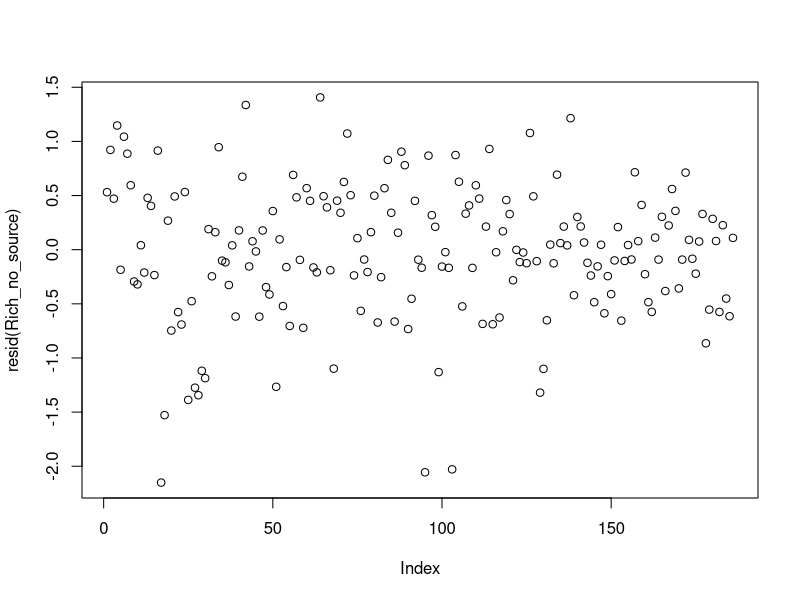
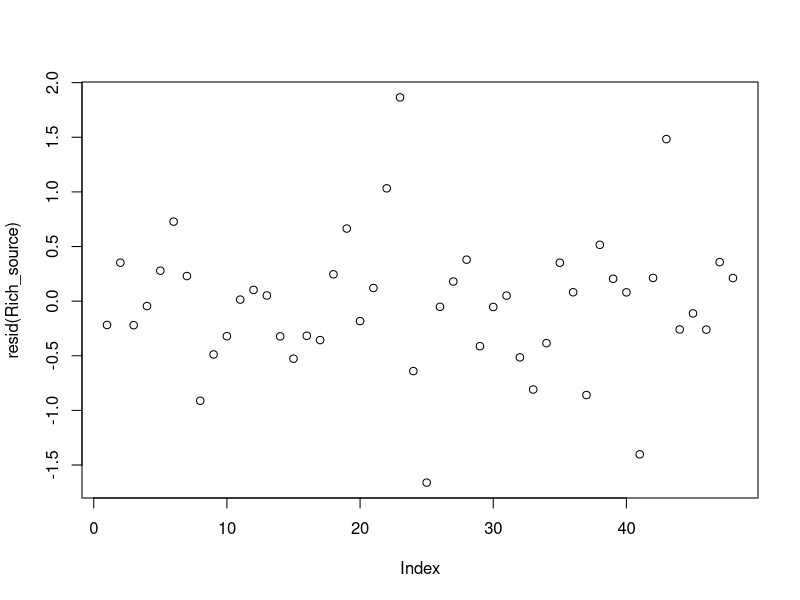
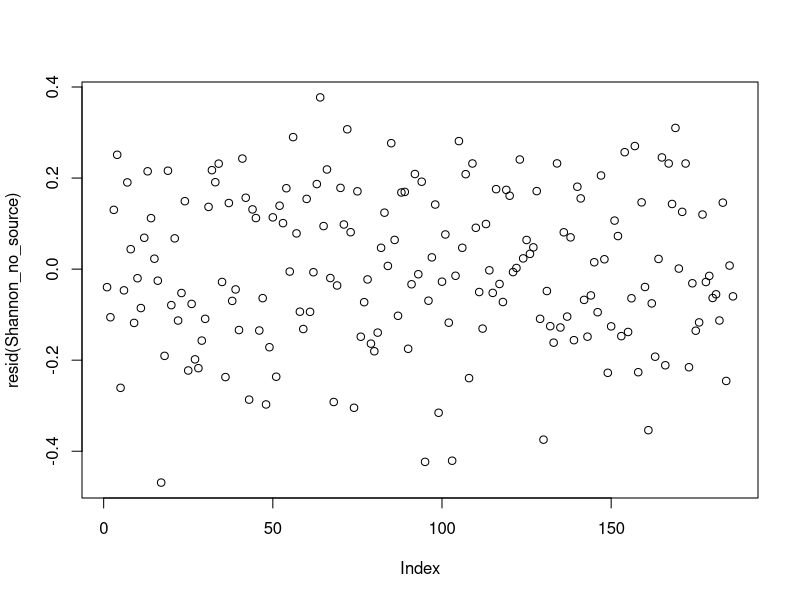
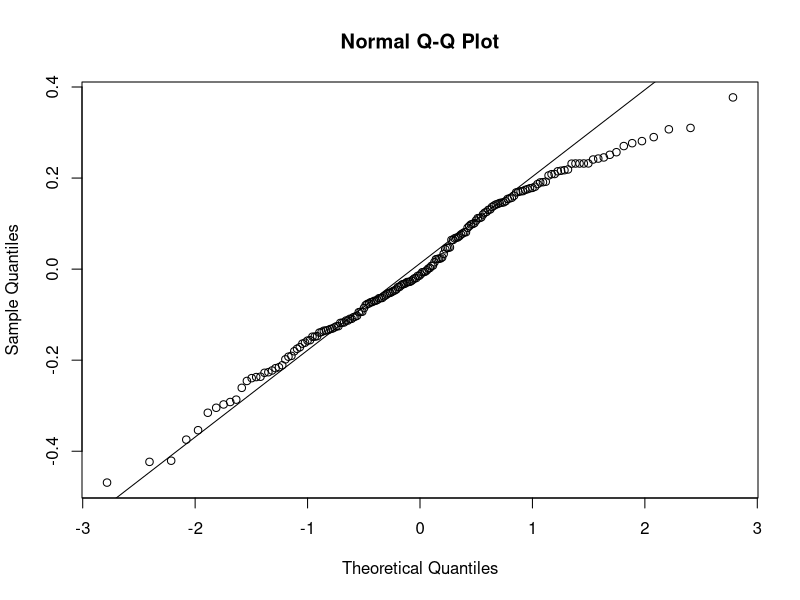
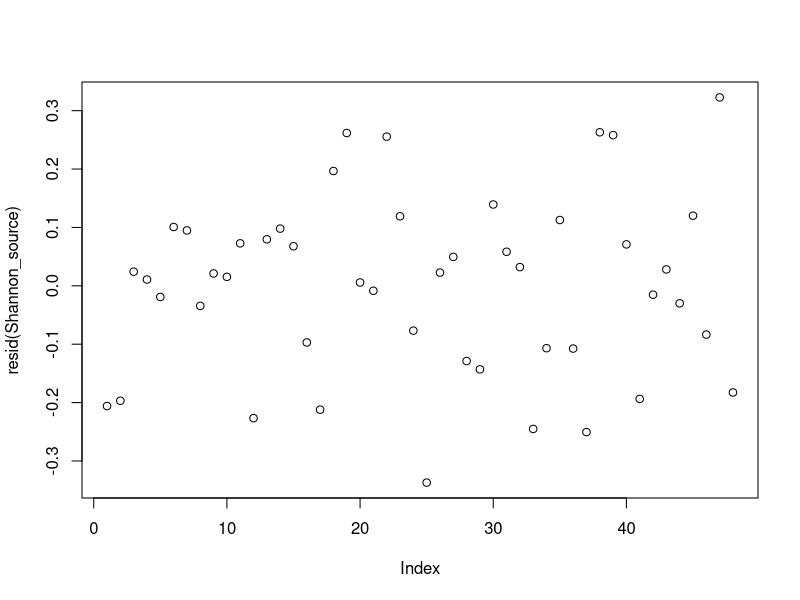
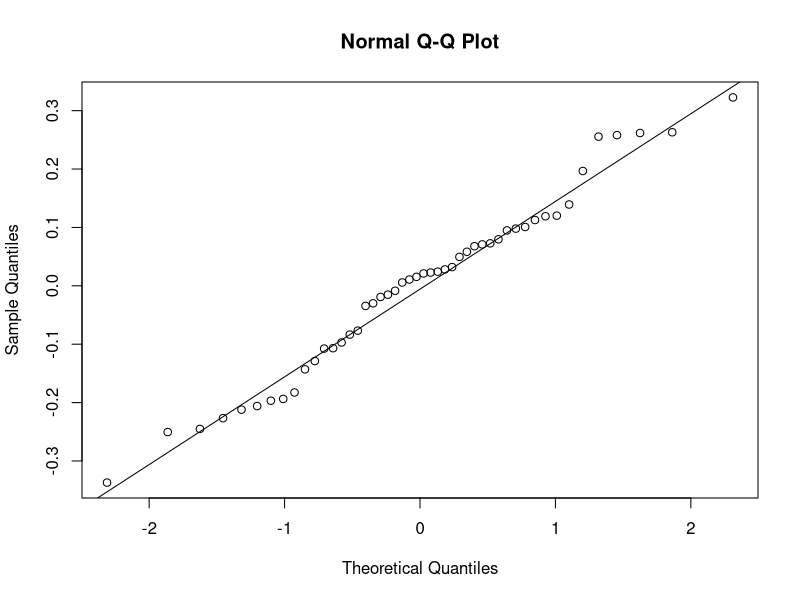

These charts were generated, in order, by the following R code:
# Alpha diversity with only family and above level data
# Richness and evenness

library(lme4)
library(vegan)
library(tidyverse)


full_data <-read.csv("family_data.csv")

#remove tank B7 which didn't exist due to leaking
full_data <- full_data[-which(full_data$Replicate =="B" & full_data$Treatment==7),]

#make just a community dataframe
community <- full_data %>% 
  dplyr::select(-c(Date,Day,Replicate,Treatment,Salinity_Treat,Dispersal,Salinity_Measured))

# calculate richness 

richness <- specnumber(community, MARGIN = 1)

#calculate shannon's diversity 
shannon_div <- diversity(community, index = "shannon", MARGIN = 1, base = exp(2))

#calculate evenness -- Pielous evennnes shannon diversity/ log(richness)
evenness <- shannon_div/log(richness)

#make a dataframe with all alpha diversity indices and all data from full data
alpha <- as.data.frame(cbind(full_data,richness, shannon_div,evenness))
alpha$Rep <- paste(alpha$Replicate,alpha$Treatment)
# remove source tanks
no_source_all <- alpha[alpha$Dispersal!= 0 & alpha$Dispersal!=1, ]

# ony source tanks
source_all <- alpha[alpha$Dispersal== 0, ]

# richness over time given treatment for non-source tanks
# I used poisson because it is count data but was slightly underdispersed so switched to quasipoisson- same for both
Rich_no_source<-glmer.nb(richness~as.factor(Dispersal)*Day+Salinity_Measured*Day+(1+Day|Rep),data = no_source_all,family = quasipoisson(link = "log"))

Rich_no_source1<-glm(richness~as.factor(Dispersal)*Day+Salinity_Measured*Day,data = no_source_all,family = quasipoisson(link = "log"))

Rich_source<-glm(richness~Salinity_Measured*Day,data = source_all,family =quasipoisson)

#check for model assumptions
plot(resid(Rich_no_source))
plot(resid(Rich_source))

#evenness over time given treatment for non-source tanks
# evennness is very weird in this data because 5 tanks only have one species so evenness is Na...

# Shannon's Diversity- accounts for both richness and evenness in some way
Shannon_no_source<-lm(shannon_div~as.factor(Dispersal)+Salinity_Measured*Day,data = no_source_all)


Shannon_source<-lm(shannon_div~Salinity_Measured*Day,data = source_all)

#check for model assumptions 
plot(resid(Shannon_no_source))
qqnorm(resid(Shannon_no_source))
qqline(resid(Shannon_no_source))

plot(resid(Shannon_source))
qqnorm(resid(Shannon_source))
qqline(resid(Shannon_source))

